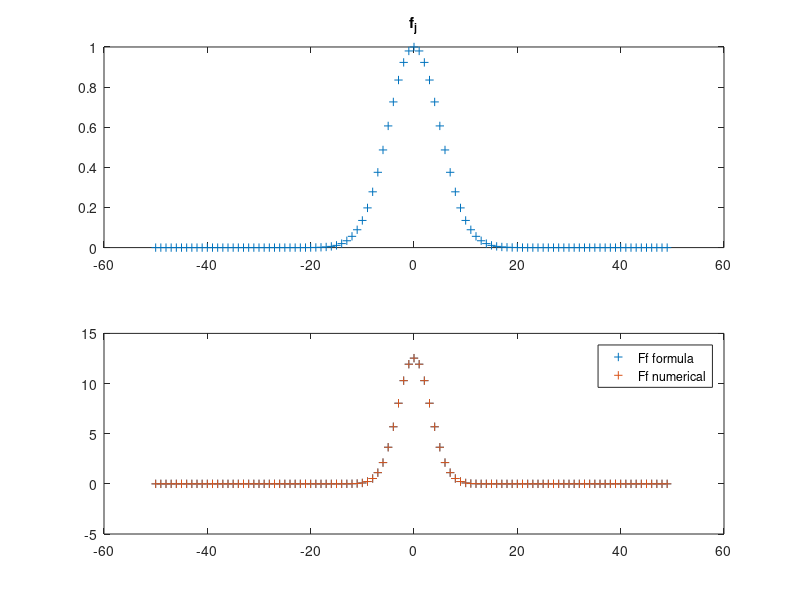

Reproduce this figure in MATLAB.
% check Prop 6: periodized Gaussian DFT pair
N=100; s = 5;
J = -N/2:N/2-1;
f = 0*J;
for n=-10:10, f = f + exp(-0.5*(J+n*N).^2/s^2); end  % approx periodic sum
Ff = 0*J;     % k indices same as J ones
for n=-10:10, Ff = Ff + sqrt(2*pi)*s*exp(-2*(pi*s/N)^2*(J+n*N).^2); end
Ff0 = fftshift(fft(fftshift(f)));
figure; subplot(2,1,1); plot(J,f,'+'); title('f_j');
subplot(2,1,2); plot(J,[Ff; Ff0], '+'); legend('Ff formula', 'Ff numerical');
norm(Ff - Ff0)   % check, good
